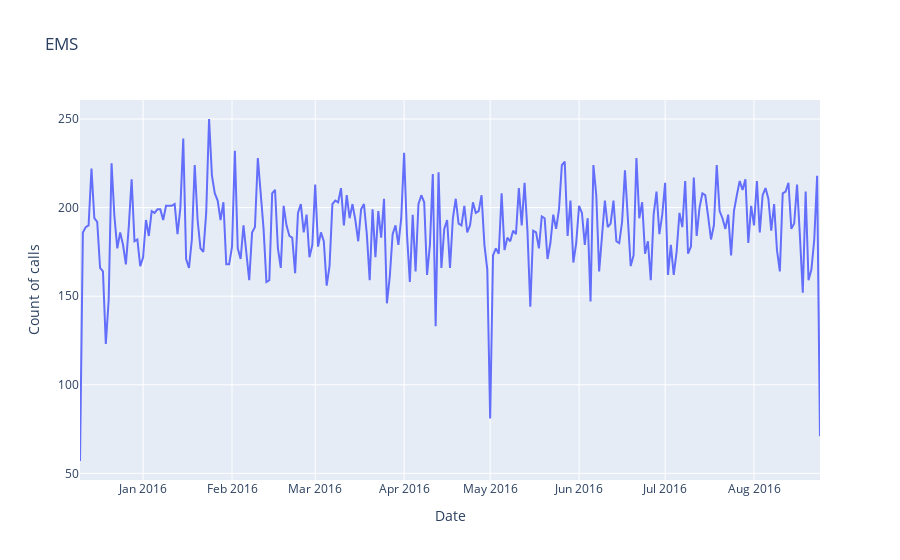

The code cell stored with this chart in its notebook:
### Markdown cell above
# Number of calls by each date for EMS

### Code cell
date=bydate_ems['Date']
twp=bydate_ems['twp']
px.line(bydate_ems,x='Date',y='twp',labels={'date':'Date','twp':'Count of calls'},title='EMS')

### Figure 1 — Plotly figure (JSON) as saved in the notebook; plotly's stock layout.template omitted (floating-point values rounded to 4 significant figures; data arrays with more than 128 entries replaced by an {"elided": "..."} marker saying what was removed)
{"data": [{"hovertemplate": "Date=%{x}<br>Count of calls=%{y}<extra></extra>", "legendgroup": "", "line": {"color": "#636efa", "dash": "solid"}, "marker": {"symbol": "circle"}, "mode": "lines", "name": "", "orientation": "v", "showlegend": false, "type": "scatter", "x": {"elided": "259 str values"}, "xaxis": "x", "y": {"elided": "259 int values"}, "yaxis": "y"}], "layout": {"legend": {"tracegroupgap": 0}, "title": {"text": "EMS"}, "xaxis": {"anchor": "y", "domain": [0, 1], "title": {"text": "Date"}}, "yaxis": {"anchor": "x", "domain": [0, 1], "title": {"text": "Count of calls"}}}}
